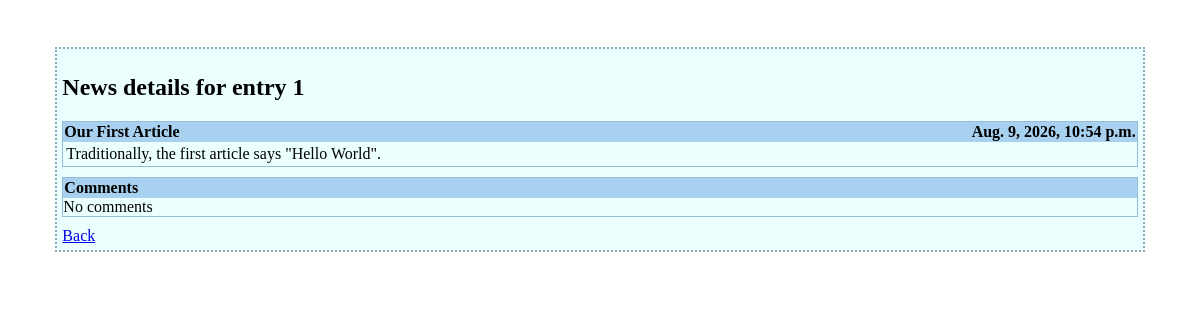
/articles/1/, run on the app's committed database.
### news/models.py (models this page shows, shortened)
class Article(models.Model):
    objects = models.Manager()
    title = models.CharField(max_length=100)   # Specifies the max length of each article title
    timestamp = models.DateTimeField()   # Specifies the ublication time of each article
    text = models.TextField('Article text')  # Stores the actual article text

### news/views.py (the view, shortened to what this page needs)
# urls.py: path('<int:article_id>/', views.articles_detail, name='articles_detail'), # Maps a URL with an article id to the article_details in the views.py file
def articles_detail(request, article_id):
    article = get_object_or_404(Article, id=article_id) # Reads the article in question from the database as before or return a Http404 error
    """
    Checks if the `comment.save` has been passed via post to save a new comment if needed.
    If `comment.save` was not passed, the if block is ommitted and the detail page is displayed.
    """
    return render(request, 'news/articles_detail.html',
        context={'article' : article})

### news/templates/news/articles_detail.html (shortened to what this page needs)
{% extends 'main/base.html' %}
{% block title %}
    News details for entry {{ article.id }}
{% endblock %}
{% block content %}
    <div class="container">
        <div class="headline">
            <div class="title">{{ article.title|escape }}</div>
            <div class="timestamp">{{ article.timestamp }}</div>
        </div>
        <div class="text">
            {{ article.text|escape|linebreaksbr }}
        </div>
    </div>
    <div class="container">
        <div class="headline">Comments</div>
        {% if article.comment_set.count %}
            <table>
            {% for c in article.comment_set.all %}
                <tr class="comment_line">
                    <td class="column_header">{{ c.author }}:</td>
                    <td>{{ c.text|escape|linebreaksbr }}</td>
                </tr>
            {% endfor %}
            </table>
        {% else %}
            No comments
        {% endif %}
    </div>
    <div class="link_bottom">
        <a href="{% url 'news:articles' %}">Back</a>
    </div>
{% endblock %}

### news_site/templates/main/base.html (style rules this page uses)
.container { border: 1px solid #98BDD8; margin-bottom: 10px; }
.headline { background-color: #A8D1EF; font-weight:bold; padding: 1px; }
.title { float: left; }
.timestamp { float: right }
.text { padding: 3px; }

### data on the page
Article: id "1", title "Our First Article", timestamp "Aug. 9, 2026, 10:54 p.m.", text "Traditionally, the first article says \"Hello World\"."
